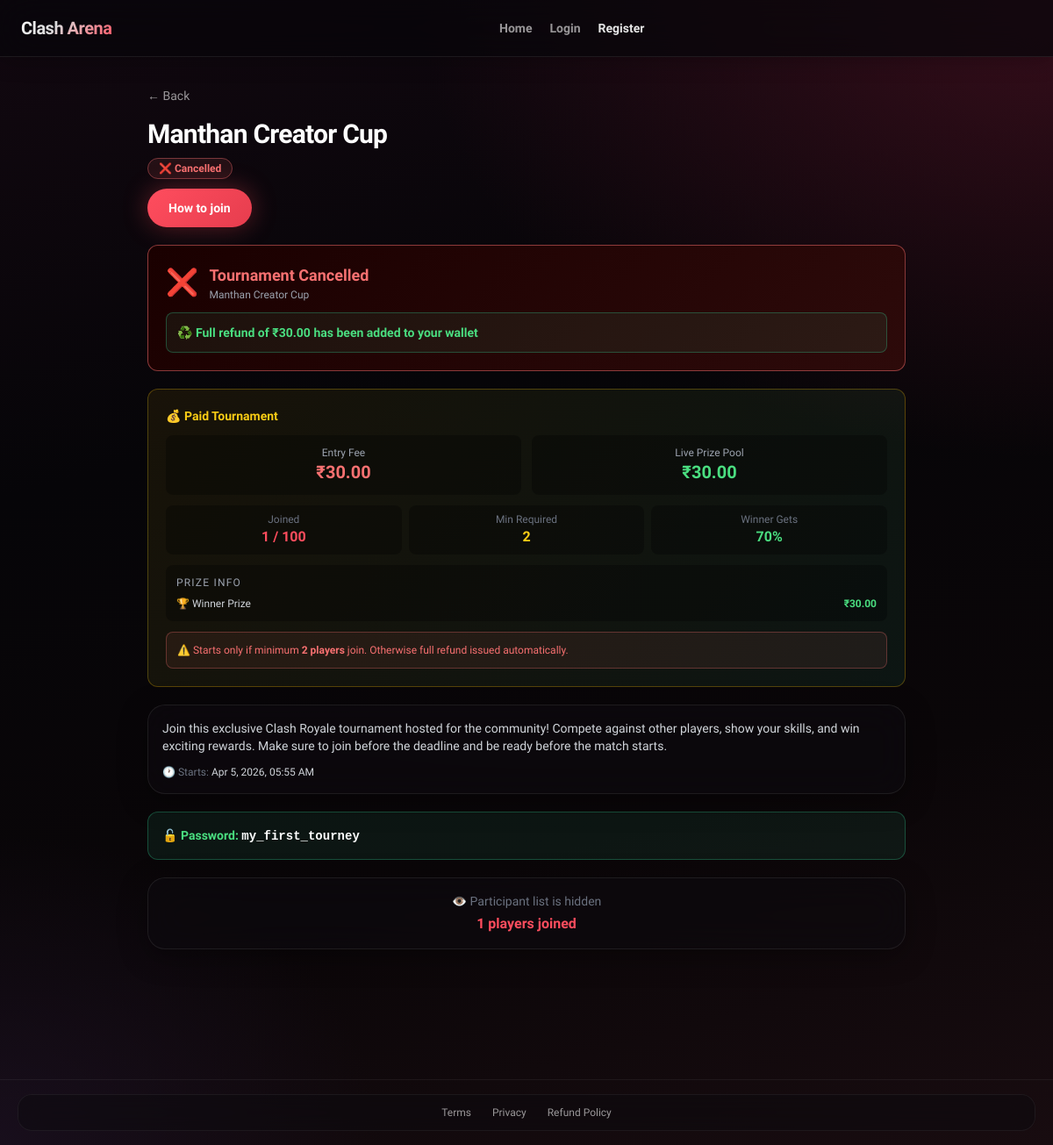
Screenshot of /tournament/8/ with the database file from the repository.
### core/models.py (models this page shows, shortened)
class Tournament(models.Model):
    STATUS_CHOICES = [
        ('upcoming', 'Upcoming'),
        ('ongoing', 'Ongoing'),
        ('completed', 'Completed'),
        ('cancelled', 'Cancelled'),
    ]
    REWARD_TYPE_CHOICES = [
        ('cash', 'Cash'),
        ('gift_card', 'Gift Card'),
        ('ingame', 'In-Game Item'),
        ('other', 'Other'),
    ]
    name = models.CharField(max_length=100)
    description = models.TextField()
    rules = models.TextField(blank=True, null=True)
    creator = models.ForeignKey(User, on_delete=models.CASCADE)
    password = models.CharField(max_length=50, blank=True, null=True)
    reward = models.CharField(max_length=100, blank=True)
    reward_type = models.CharField(max_length=20, choices=REWARD_TYPE_CHOICES, default='other')
    start_time = models.DateTimeField()
    end_time = models.DateTimeField(null=True, blank=True)
    join_deadline = models.DateTimeField(null=True, blank=True)
    proof_image = models.ImageField(upload_to='proofs/', blank=True, null=True)
    result_screenshot = models.ImageField(upload_to='results/', blank=True, null=True)
    reward_screenshot = models.ImageField(upload_to='rewards/', blank=True, null=True)
    created_at = models.DateTimeField(auto_now_add=True)
    is_paid = models.BooleanField(default=False)
    entry_fee = models.DecimalField(max_digits=10, decimal_places=2, default=0.00)
    min_players = models.IntegerField(default=2)
    max_players = models.IntegerField(default=100)
    prize_pool = models.DecimalField(max_digits=10, decimal_places=2, default=0.00)
    show_participants = models.BooleanField(default=True)
    status = models.CharField(max_length=20, choices=STATUS_CHOICES, default='upcoming')
    cancel_reason = models.TextField(blank=True, null=True)

### core/views.py (the view, shortened to what this page needs)
# urls.py: path('tournament/<int:tournament_id>/', tournament_detail, name='tournament_detail'),
def tournament_detail(request, tournament_id):
    tournament = get_object_or_404(Tournament, id=tournament_id)
    sync_tournament_status(tournament)
    participants = Participant.objects.filter(tournament=tournament)
    matches = Match.objects.filter(tournament=tournament)
    now = localtime()
    count = participants.count()
    show_password = False
    if tournament.start_time:
        now_utc = timezone.now()
        if now_utc >= tournament.start_time - timedelta(minutes=10):
            show_password = True
    joined_tournaments = []
    is_participant = False
    prize_pool = tournament.entry_fee * count if tournament.is_paid else None
    return render(request, 'tournament_detail.html', {
        'tournament': tournament,
        'participants': participants,
        'matches': matches,
        'match_options': matches,
        'open_disputes': DisputeReport.objects.filter(tournament=tournament, status='open').order_by('-created_at')[:10],
        'show_password': show_password,
        'joined_tournaments': joined_tournaments,
        'count': count,
        'prize_pool': prize_pool,
        'is_participant': is_participant,
    })

### core/context_processors.py (called while the page is built)
def unread_notifications(request):
    if request.user.is_authenticated:
        count = Notification.objects.filter(
            user=request.user, is_read=False
        ).count()
        return {'unread_count': count}
    return {'unread_count': 0}

### core/views.py (called while the page is built, shortened)
def sync_tournament_status(tournament, now=None):
    if tournament.status in ('cancelled', 'completed'):
        return tournament.status

### templates/tournament_detail.html (shortened to what this page needs)
{% extends "base.html" %}
{% load static %}
{% block content %}
<div class="max-w-4xl mx-auto px-3 sm:px-4 py-6 sm:py-8">
    <a href="/" class="ca-muted hover:text-white mb-4 inline-block text-sm font-medium transition">← Back</a>
    <div class="mb-5">
        <h1 class="text-2xl sm:text-3xl font-extrabold text-white mb-2 tracking-tight">{{ tournament.name }}</h1>
        <div class="mb-3">
            {% if tournament.status == 'upcoming' %}
                <span class="text-xs px-3 py-1 rounded-full font-bold border"
                      style="color:#60a5fa; border-color:rgba(96,165,250,0.4); background:rgba(96,165,250,0.1);">
                    🕐 Upcoming
                </span>
            {% elif tournament.status == 'ongoing' %}
                <span class="text-xs px-3 py-1 rounded-full font-bold border animate-pulse"
                      style="color:#34d399; border-color:rgba(52,211,153,0.4); background:rgba(52,211,153,0.1);">
                    🔴 Live
                </span>
            {% elif tournament.status == 'completed' %}
                <span class="text-xs px-3 py-1 rounded-full font-bold border"
                      style="color:#fbbf24; border-color:rgba(251,191,36,0.4); background:rgba(251,191,36,0.1);">
                    🏆 Completed
                </span>
            {% elif tournament.status == 'cancelled' %}
                <span class="text-xs px-3 py-1 rounded-full font-bold border"
                      style="color:#f87171; border-color:rgba(248,113,113,0.4); background:rgba(248,113,113,0.1);">
                    ❌ Cancelled
                </span>
            {% endif %}
        </div>
        <div class="flex flex-col sm:flex-row flex-wrap gap-3">
            <button type="button" onclick="openGuide()"
                    class="ca-btn text-sm w-full sm:w-auto justify-center">
                How to join
            </button>
        </div>
    </div>
    {% if tournament.status == 'cancelled' %}
    <div class="rounded-xl p-5 mb-5 relative overflow-hidden border"
         style="background:linear-gradient(135deg,#1a0000,#2d0a0a); border-color:rgba(248,113,113,0.5);">
        <div class="relative">
            <div class="flex items-center gap-3 mb-3">
                <span class="text-3xl">❌</span>
                <div>
                    <p class="text-red-400 font-extrabold text-lg">Tournament Cancelled</p>
                    <p class="text-gray-400 text-xs">{{ tournament.name }}</p>
                </div>
            </div>
            {% if tournament.is_paid %}
            <div class="rounded-lg p-3 border"
                 style="background:rgba(52,211,153,0.08); border-color:rgba(52,211,153,0.3);">
                <p class="text-green-400 text-sm font-bold">
                    ♻️ Full refund of ₹{{ tournament.entry_fee }} has been added to your wallet
                </p>
            </div>
            {% endif %}
        </div>
    </div>
    {% endif %}
    {% if tournament.is_paid %}
    <div class="rounded-xl p-5 mb-5 border"
         style="background:linear-gradient(135deg,rgba(234,179,8,0.08),rgba(52,211,153,0.08)); border-color:rgba(234,179,8,0.3);">
        <p class="text-yellow-400 font-bold text-sm mb-3">💰 Paid Tournament</p>
        <div class="grid grid-cols-2 gap-3 mb-3">
            <div class="rounded-lg p-3 text-center" style="background:rgba(0,0,0,0.3);">
                <p class="text-gray-400 text-xs">Entry Fee</p>
                <p class="text-red-400 font-extrabold text-xl">₹{{ tournament.entry_fee }}</p>
            </div>
            <div class="rounded-lg p-3 text-center" style="background:rgba(0,0,0,0.3);">
                <p class="text-gray-400 text-xs">Live Prize Pool</p>
                <p class="text-green-400 font-extrabold text-xl">₹{{ prize_pool }}</p>
            </div>
        </div>
        <div class="grid grid-cols-3 gap-2 mb-3">
            <div class="rounded-lg p-2 text-center" style="background:rgba(0,0,0,0.3);">
                <p class="text-gray-500 text-xs">Joined</p>
                <p class="text-ca-accent font-bold">{{ count }} / {{ tournament.max_players }}</p>
            </div>
            <div class="rounded-lg p-2 text-center" style="background:rgba(0,0,0,0.3);">
                <p class="text-gray-500 text-xs">Min Required</p>
                <p class="text-yellow-400 font-bold">{{ tournament.min_players }}</p>
            </div>
            <div class="rounded-lg p-2 text-center" style="background:rgba(0,0,0,0.3);">
                <p class="text-gray-500 text-xs">Winner Gets</p>
                <p class="text-green-400 font-bold">70%</p>
            </div>
        </div>
        <div class="rounded-lg p-3 mb-3" style="background:rgba(0,0,0,0.3);">
            <p class="text-gray-400 text-xs mb-2 uppercase tracking-widest">Prize Info</p>
            <div class="flex justify-between text-xs">
                <span class="text-gray-300">🏆 Winner Prize</span>
                <span class="text-green-400 font-bold">₹{{ prize_pool }}</span>
            </div>
        </div>
        <div class="rounded-lg p-3 border"
             style="background:rgba(248,113,113,0.08); border-color:rgba(248,113,113,0.3);">
            <p class="text-red-400 text-xs">
                ⚠️ Starts only if minimum <strong>{{ tournament.min_players }} players</strong> join.
                Otherwise full refund issued automatically.
            </p>
        </div>
    </div>
    {% endif %}
    <div class="ca-glass p-4 mb-5">
        <p class="text-gray-300 text-sm mb-3">{{ tournament.description }}</p>
        <div class="flex flex-wrap gap-x-4 gap-y-2 text-xs text-gray-500 mt-2">
            {% if tournament.start_time %}
            <span>🕐 Starts: <span class="local-time text-gray-300" data-utc="{{ tournament.start_time|date:'c' }}"></span></span>
            {% endif %}
        </div>
    </div>
    {% if tournament.password and tournament.id not in joined_tournaments %}
        {% if show_password %}
        <div class="rounded-xl p-4 mb-5 border"
             style="background:rgba(52,211,153,0.08); border-color:rgba(52,211,153,0.3);">
            <p class="text-green-400 font-bold text-sm">🔓 Password: <span class="font-mono text-white">{{ tournament.password }}</span></p>
        </div>
        {% else %}
        <div class="rounded-xl p-4 mb-5 border"
             style="background:rgba(234,179,8,0.08); border-color:rgba(234,179,8,0.3);">
            <p class="text-yellow-400 text-sm">🔒 Password unlocks 10 minutes before start</p>
        </div>
        {% endif %}
    {% endif %}
    {% if tournament.show_participants %}
    <h2 class="text-lg font-bold text-yellow-400 mb-3">👥 Players ({{ count }})</h2>
    <div class="ca-panel mb-5">
        {% for p in participants %}
        <div class="flex items-center justify-between px-4 py-3 border-b border-gray-800">
            <span class="text-white text-sm">{{ p.user.username }}</span>
            {% if p.fee_paid %}
                <span class="text-green-400 text-xs">✅ Paid</span>
            {% endif %}
        </div>
        {% empty %}
        <p class="text-gray-500 p-5 text-sm">No players yet.</p>
        {% endfor %}
    </div>
    {% else %}
    <div class="ca-glass p-4 mb-5 text-center">
        <p class="text-gray-500 text-sm">👁️ Participant list is hidden</p>
        <p class="text-ca-accent font-bold mt-1">{{ count }} players joined</p>
    </div>
    {% endif %}
</div>
{% endblock %}

### templates/base.html (style rules this page uses)
:root { --ca-accent: #ff4d5e; --ca-accent-hover: #ff6b7a; --ca-glass: rgba(14, 11, 16, 0.62); --ca-glass-border: rgba(255, 255, 255, 0.08); --ca-text-muted: rgba(255, 255, 255, 0.58); }
html { height: 100%; -webkit-tap-highlight-color: transparent; }
html, body { overflow-x: hidden; max-width: 100vw; }
body { min-height: 100%; height: 100%; font-family: 'Plus Jakarta Sans', system-ui, sans-serif; color: #f4f4f5; background-color: var(--ca-deep, #060508); background-image: radial-gradient(ellipse 120% 80% at 100% 0%, rgba(90, 20, 40, 0.55) 0%, transparent 50%), radial-gradient(ellipse 80% 60% at 0% 100%, rgba(25, 15, 30, 0.9) 0%, transparent 45%), linear-gradient(165deg, #120810 0%, #060508 35%, #0a0608 70%, #180c10 100%); background-attachment: fixed; }
.ca-glass { background: var(--ca-glass); backdrop-filter: blur(20px); -webkit-backdrop-filter: blur(20px); border: 1px solid var(--ca-glass-border); border-radius: 1.25rem; box-shadow: 0 8px 32px rgba(0, 0, 0, 0.35); }
.ca-btn { display: inline-flex; align-items: center; justify-content: center; min-height: 2.75rem; padding: 0.75rem 1.5rem; font-weight: 700; font-size: 0.9375rem; line-height: 1.25; border-radius: 9999px; background: linear-gradient(135deg, var(--ca-accent) 0%, #e63d4e 100%); color: #fff; box-shadow: 0 0 28px rgba(255, 77, 94, 0.35), 0 6px 20px rgba(0, 0, 0, 0.35); transition: transform 0.15s ease, box-shadow 0.15s ease, filter 0.15s ease; }
.ca-muted { color: var(--ca-text-muted); }

### rows the page displays
Tournament: name "Manthan Creator Cup", entry_fee "30.00", max_players "100", min_players "2", description "Join this exclusive Clash Royale tournament hosted for the community! Compete against other players, show your skills, and win exciting rewards. Make sure to join before the deadline and be ready before the match starts.", password "my_first_tourney"

### other values shown
{{ prize_pool }} "30.00"
{{ count }} "1"
